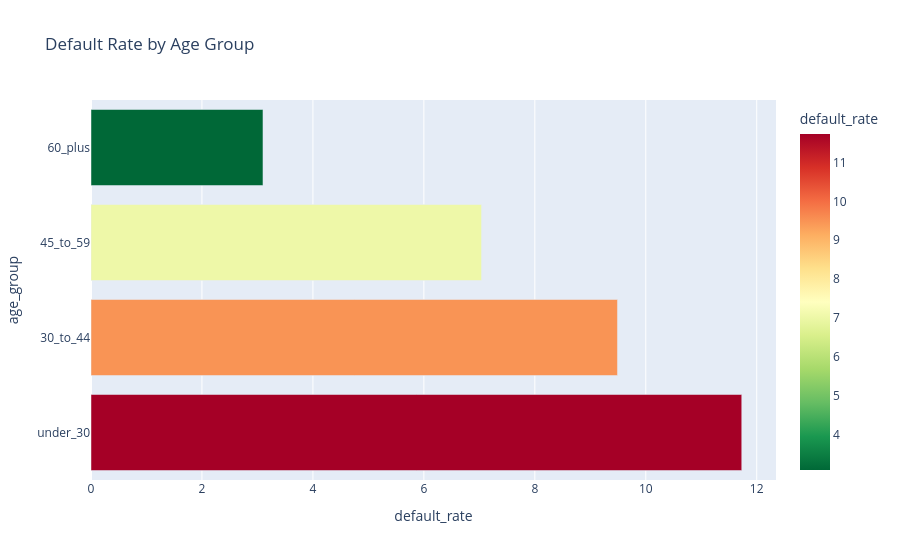

Source (notebook cell):
### Code cell
age_order = ['under_30', '30_to_44', '45_to_59', '60_plus']

age_df = (
    df.groupby('age_group')
    .agg(total=('serious_delinquency','count'),
         defaults=('serious_delinquency','sum'))
    .assign(default_rate=lambda x: (x.defaults/x.total*100).round(2))
    .reindex(age_order)
    .reset_index()
)

px.bar(age_df, x='default_rate', y='age_group',
       orientation='h',
       title='Default Rate by Age Group',
       color='default_rate',
       color_continuous_scale='RdYlGn_r')

### Figure 1 — Plotly figure (JSON) as saved in the notebook; plotly's stock layout.template omitted (floating-point values rounded to 4 significant figures)
{"data": [{"hovertemplate": "default_rate=%{marker.color}<br>age_group=%{y}<extra></extra>", "legendgroup": "", "marker": {"color": [11.73, 9.49, 7.04, 3.1], "coloraxis": "coloraxis", "pattern": {"shape": ""}}, "name": "", "orientation": "h", "showlegend": false, "textposition": "auto", "type": "bar", "x": [11.73, 9.49, 7.04, 3.1], "xaxis": "x", "y": ["under_30", "30_to_44", "45_to_59", "60_plus"], "yaxis": "y"}], "layout": {"barmode": "relative", "coloraxis": {"colorbar": {"title": {"text": "default_rate"}}, "colorscale": [[0, "rgb(0,104,55)"], [0.1, "rgb(26,152,80)"], [0.2, "rgb(102,189,99)"], [0.3, "rgb(166,217,106)"], [0.4, "rgb(217,239,139)"], [0.5, "rgb(255,255,191)"], [0.6, "rgb(254,224,139)"], [0.7, "rgb(253,174,97)"], [0.8, "rgb(244,109,67)"], [0.9, "rgb(215,48,39)"], [1, "rgb(165,0,38)"]]}, "legend": {"tracegroupgap": 0}, "title": {"text": "Default Rate by Age Group"}, "xaxis": {"anchor": "y", "domain": [0, 1], "title": {"text": "default_rate"}}, "yaxis": {"anchor": "x", "domain": [0, 1], "title": {"text": "age_group"}}}}
